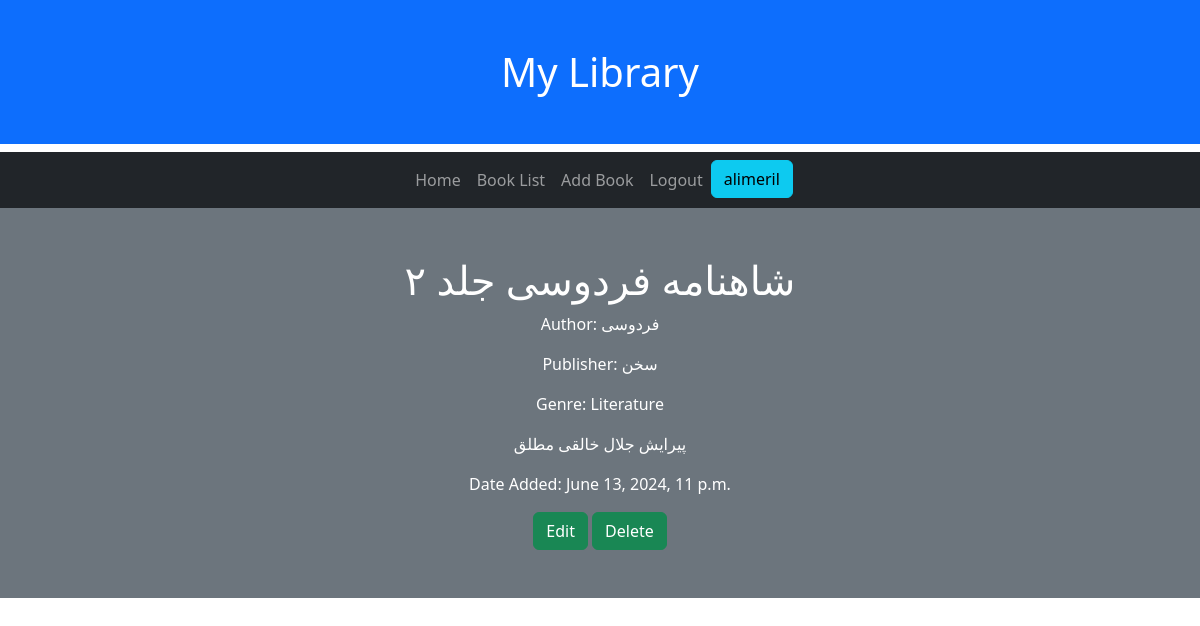
Screenshot of /3/ (signed in) with the database file from the repository.
### library/models.py (models this page shows, shortened)
class Book(models.Model):
    user = models.ForeignKey(settings.AUTH_USER_MODEL, on_delete=models.CASCADE)
    title = models.CharField(max_length=100)
    author_name = models.CharField('Author Name',max_length=50, null = True, blank=True)
    author_surname = models.CharField('Author Surname',max_length=50)
    publisher = models.CharField(max_length=50, null=True, blank=True)
    genre = models.CharField(
        max_length = 20,
        choices = GENRE_CHOICES,
        default = 'Literature'
    )
    description = models.TextField(max_length=500, null=True, blank=True)
    created = models.DateTimeField(auto_now_add=True)
    borrowed = models.BooleanField(default=False)
    class Meta:
        ordering = ['title']

### library/views.py (the view)
# urls.py: path('<int:pk>/', views.DetailView.as_view(), name = 'detail'),
class DetailView(generic.DetailView):
    model = Book
    template_name = "library/details.html"

### library/templates/library/details.html (shortened to what this page needs)
{% extends "library/master.html" %}
{% block content %}
<div class="container-fluid text-center p-5 text-bg-secondary">
    <h1>{{object.title}}</h1>
{% if book.author_name == null %}
    <p>Author: {{object.author_surname}}</p>
{% else %}
    <p>Author: {{object.author_name}} {{book.author_surname}}</p>
{% endif %}
<p> Publisher: {{object.publisher}}</p>
<p>Genre: {{ object.genre }}</p>
<p>{{ object.description }}</p>
<p>Date Added: {{ object.created }}</p>
<a class="btn btn-success" href = "{% url 'library:EditPage' object.id %}" role="button">Edit</a>
<a class="btn btn-success" href = "{% url 'library:DeletePage' object.id %}" role="button">Delete</a>
</div>
{% endblock %}

### library/templates/library/master.html (shortened to what this page needs)
<!DOCTYPE html>
<html>
<head>
  <link href="https://cdn.jsdelivr.net/npm/bootstrap@5.3.3/dist/css/bootstrap.min.css" rel="stylesheet">
</head>
<body>
  <h1 class="container-fluid p-5 bg-primary text-white text-center">My Library</h1>
  <nav class="navbar navbar-expand-sm bg-dark navbar-dark">
    <div class="container-fluid justify-content-center">
      <ul class="navbar-nav nav-pills">
        <li class="nav-item"><a class="nav-link" href = "{% url 'library:home' %}">Home</a></li>
        {% if request.user.is_authenticated %}
        <li class="nav-item"><a class="nav-link" href = "{% url 'library:ListPage' %}">Book List</a></li>
        {% endif %}
        <li class="nav-item"><a class="nav-link" href = "{% url 'library:AddPage' %}">Add Book</a></li>
        {% if request.user.is_authenticated %}
        <li class="nav-item"><a class="nav-link" href = "{% url 'library:ConfirmLogout' %}">Logout</a></li>
        <li class="nav-item"><a class="btn btn-info" href=#>{{request.user.username}}</a></li>
        {% else %}
        <li class="nav-item"><a class="nav-link" href = "{% url 'library:Login' %}">Login</a></li>
        {% endif %}
      </ul>
    </div>
  </nav>
{% block content %}
{% endblock %}
</body>
</html>

### rows the page displays
Book: title "شاهنامه فردوسی جلد ۲", author_surname "فردوسی", publisher "سخن", genre "Literature", description "پیرایش جلال خالقی مطلق", created "June 13, 2024, 11 p.m."

### other values shown
{{ request.user.username }} "alimeril"
